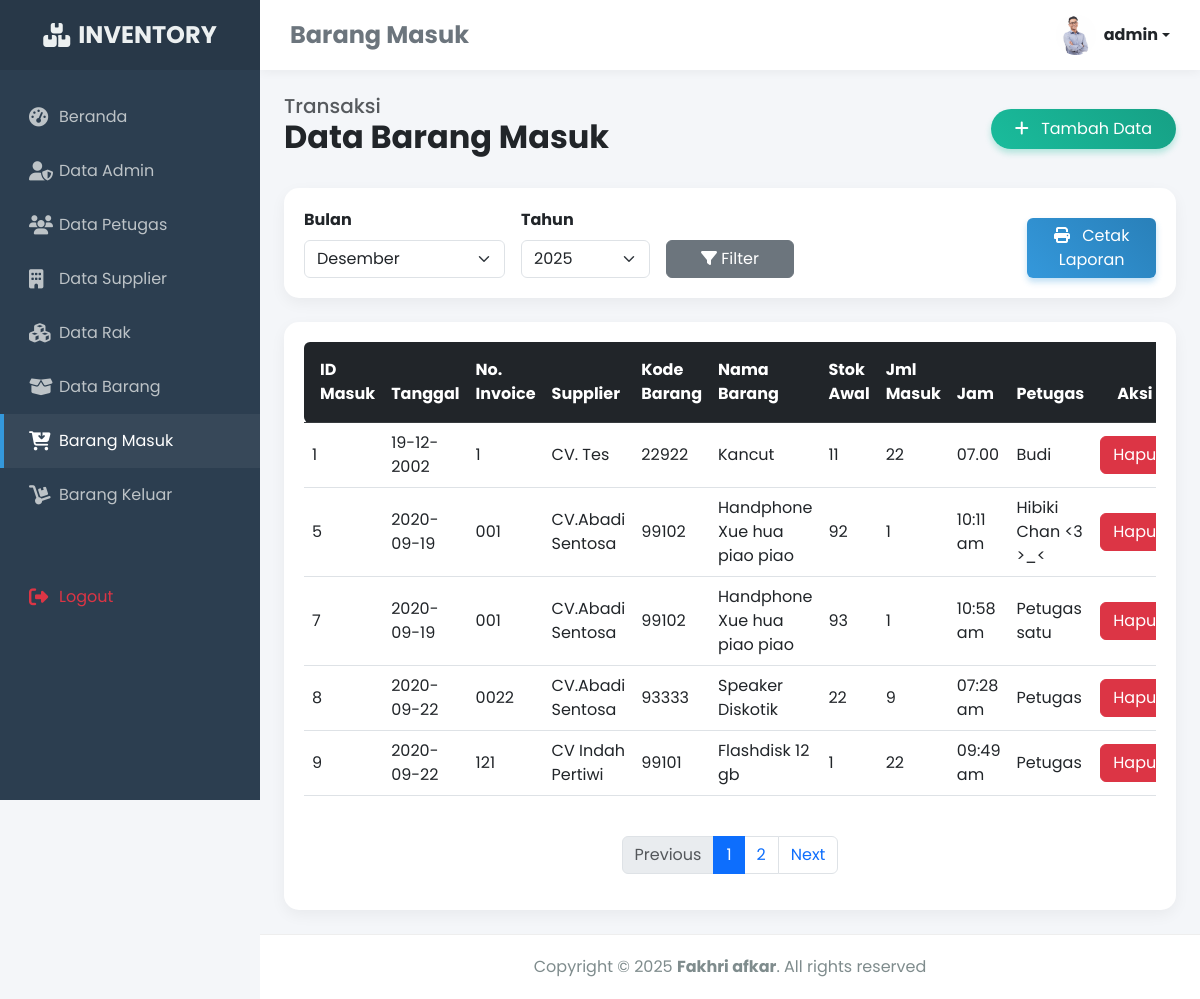
The page /admin/index.php?m=barangMasuk&s=awal (signed in) on the database its author committed.
### tables this page shows
CREATE TABLE `tb_barang_in` (
  `id_brg_in` int(11) NOT NULL,
  `tanggal` varchar(255) NOT NULL,
  `noinv` varchar(11) NOT NULL,
  `supplier` varchar(255) NOT NULL,
  `kode_brg` varchar(11) NOT NULL,
  `nama_brg` varchar(255) NOT NULL,
  `stok` int(11) NOT NULL,
  `jml_masuk` int(11) NOT NULL,
  `jam` varchar(255) NOT NULL,
  `petugas` varchar(255) NOT NULL
);

### admin/modul/barangMasuk/paging.php (the view, shortened to what this page needs)
<head>
</head>
<?php
include '../koneksi.php';
$batas = 5;
$halaman = isset($_GET['halaman']) ? (int)$_GET['halaman'] : 1;
$halaman_awal = ($halaman > 1) ? ($halaman * $batas) - $batas : 0;
$next = $halaman + 1;
$data = mysqli_query($koneksi, "SELECT * FROM tb_barang_in");
$jumlah_data = mysqli_num_rows($data);
$total_halaman = ceil($jumlah_data / $batas);
$data_brg_in = mysqli_query($koneksi, "SELECT * FROM tb_barang_in LIMIT $halaman_awal, $batas");
while ($row = mysqli_fetch_array($data_brg_in)) {
?>
    <tr>
        <td><?php echo $row['id_brg_in']; ?></td>
        <td><?php echo $row['tanggal']; ?></td>
        <td><?php echo $row['noinv']; ?></td>
        <td><?php echo $row['supplier']; ?></td>
        <td><?php echo $row['kode_brg']; ?></td>
        <td><?php echo $row['nama_brg']; ?></td>
        <td><?php echo $row['stok']; ?></td>
        <td><?php echo $row['jml_masuk']; ?></td>
        <td><?php echo $row['jam']; ?></td>
        <td><?php echo $row['petugas']; ?></td>
        <td><a href="index.php?m=barangMasuk&s=hapus&id_brg_in=<?php echo $row['id_brg_in']; ?>" onclick="return confirm('Yakin Akan dihapus?')"><button class="btn btn-danger">Hapus</button></a></td>
    </tr>
<?php } ?>

### admin/modul/barangMasuk/title.php (shortened to what this page needs)
<?php
    include '../koneksi.php';
    $bulan_filter = isset($_GET['bulan']) ? $_GET['bulan'] : date('m');
    $tahun_filter = isset($_GET['tahun']) ? $_GET['tahun'] : date('Y');
?>
<!DOCTYPE html>
<html lang="id">
<head>
    <link href="https://cdn.jsdelivr.net/npm/bootstrap@5.3.0/dist/css/bootstrap.min.css" rel="stylesheet">
    <link href="https://cdnjs.cloudflare.com/ajax/libs/font-awesome/6.4.0/css/all.min.css" rel="stylesheet">
    <link href="https://unpkg.com/aos@2.3.1/dist/aos.css" rel="stylesheet">
</head>
<body>
    <div class="sidebar" id="sidebar">
        <a href="#" class="sidebar-brand"><i class="fas fa-boxes me-2"></i> INVENTORY</a>
        <div class="sidebar-nav">
            <a href="?m=awal.php"><i class="fas fa-tachometer-alt"></i> Beranda</a>
            <a href="?m=admin&s=awal"><i class="fas fa-user-shield"></i> Data Admin</a>
            <a href="?m=petugas&s=awal"><i class="fas fa-users"></i> Data Petugas</a>
            <a href="?m=supplier&s=awal"><i class="fas fa-building"></i> Data Supplier</a>
            <a href="?m=rak&s=awal"><i class="fas fa-cubes"></i> Data Rak</a>
            <a href="?m=barang&s=awal"><i class="fas fa-box-open"></i> Data Barang</a>
            <a href="?m=barangMasuk&s=awal" class="active"><i class="fas fa-cart-arrow-down"></i> Barang Masuk</a>
            <a href="?m=barangKeluar&s=awal"><i class="fas fa-dolly"></i> Barang Keluar</a>
            <a href="logout.php" onclick="return confirm('Yakin ingin logout?')" class="text-danger mt-5"><i class="fas fa-sign-out-alt"></i> Logout</a>
        </div>
    </div>
    <div class="main-content" id="content">
        <nav class="top-navbar">
            <h4 class="mb-0 fw-bold text-secondary">Barang Masuk</h4>
            <?php
                $id = $_SESSION['idinv'];
                $sql = "SELECT * FROM tb_admin WHERE id_admin = '$id'";
                $query = mysqli_query($koneksi, $sql);
                $r = mysqli_fetch_array($query);
            ?>
            <div class="dropdown">
                <a class="d-flex align-items-center text-decoration-none dropdown-toggle text-dark" href="#" role="button" data-bs-toggle="dropdown" aria-expanded="false">
                    <img src="../images/admin/<?php echo $r['foto']; ?>" alt="Admin" class="rounded-circle me-2" style="width: 40px; height: 40px; object-fit: cover;">
                    <span class="fw-bold d-none d-md-inline"><?php echo $r['nama']; ?></span>
                </a>
            </div>
        </nav>
        <div class="container-fluid p-4">
            <div class="d-flex justify-content-between align-items-center mb-4" data-aos="fade-down">
                <div>
                    <h5 class="text-muted mb-0">Transaksi</h5>
                    <h2 class="fw-bold text-dark">Data Barang Masuk</h2>
                </div>
                <button type="button" class="btn btn-add px-4 py-2 rounded-pill" data-bs-toggle="modal" data-bs-target="#exampleModalCenter">
                    <i class="fas fa-plus me-2"></i> Tambah Data
                </button>
            </div>
            <div class="card-custom mb-4" data-aos="fade-up">
                <form action="" method="GET" class="row g-3 align-items-end">
                    <div class="col-md-3">
                        <label class="form-label fw-bold">Bulan</label>
                        <select name="bulan" class="form-select">
                            <?php
                            $bulan_array = [
                                '01' => 'Januari', '02' => 'Februari', '03' => 'Maret', '04' => 'April',
                                '05' => 'Mei', '06' => 'Juni', '07' => 'Juli', '08' => 'Agustus',
                                '09' => 'September', '10' => 'Oktober', '11' => 'November', '12' => 'Desember'
                            ];
                            foreach($bulan_array as $key => $val){
                                $selected = ($key == $bulan_filter) ? 'selected' : '';
                                echo "<option value='$key' $selected>$val</option>";
                            }
                            ?>
                        </select>
                    </div>
                    <div class="col-md-2">
                        <label class="form-label fw-bold">Tahun</label>
                        <select name="tahun" class="form-select">
                            <?php
                            $tahun_sekarang = date('Y');
                            for($i=$tahun_sekarang; $i>=2020; $i--){
                                $selected = ($i == $tahun_filter) ? 'selected' : '';
                                echo "<option value='$i' $selected>$i</option>";
                            }
                            ?>
                        </select>
                    </div>
                    <div class="col-md-2">
                        <button type="submit" class="btn btn-secondary w-100"><i class="fas fa-filter"></i> Filter</button>
                    </div>
                    <div class="col-md-2 ms-auto">
                        <a href="modul/barangMasuk/cetak.php?bulan=<?php echo $bulan_filter; ?>&tahun=<?php echo $tahun_filter; ?>" target="_blank" class="btn btn-print w-100">
                            <i class="fas fa-print me-2"></i> Cetak Laporan
                        </a>
                    </div>
                </form>
            </div>
            <div class="card-custom" data-aos="fade-up">
                <div class="table-responsive">
                    <table class="table table-hover align-middle">
                        <thead class="table-dark">
                            <tr>
                                <th class="py-3 ps-3 rounded-start">ID Masuk</th>
                                <th class="py-3">Tanggal</th>
                                <th class="py-3">No. Invoice</th>
                                <th class="py-3">Supplier</th>
                                <th class="py-3">Kode Barang</th>
                                <th class="py-3">Nama Barang</th>
                                <th class="py-3">Stok Awal</th>
                                <th class="py-3">Jml Masuk</th>
                                <th class="py-3">Jam</th>
                                <th class="py-3">Petugas</th>
                                <th class="py-3 pe-3 rounded-end text-center">Aksi</th>
                            </tr>
                        </thead>
                        <tbody>
                            <?php include 'paging.php'; ?>
                        </tbody>
                    </table>
                </div>
                <nav aria-label="Page navigation" class="mt-4">
                    <ul class="pagination justify-content-center">
                        <li class="page-item <?php if($halaman <= 1){ echo 'disabled'; } ?>">
                            <a class="page-link" <?php if($halaman > 1){ echo "href='?m=barangMasuk&s=awal&halaman=$previous&bulan=$bulan_filter&tahun=$tahun_filter'"; } ?>>Previous</a>
                        </li>
                        <?php for($x=1;$x<=$total_halaman;$x++){ ?>
                            <li class="page-item <?php if($halaman == $x) echo 'active'; ?>">
                                <a class="page-link" href="?m=barangMasuk&s=awal&halaman=<?php echo $x ?>&bulan=<?php echo $bulan_filter; ?>&tahun=<?php echo $tahun_filter; ?>"><?php echo $x; ?></a>
                            </li>
                        <?php } ?>
                        <li class="page-item <?php if($halaman >= $total_halaman) { echo 'disabled'; } ?>">
                            <a class="page-link" <?php if($halaman < $total_halaman) { echo "href='?m=barangMasuk&s=awal&halaman=$next&bulan=$bulan_filter&tahun=$tahun_filter'"; } ?>>Next</a>
                        </li>
                    </ul>
                </nav>
            </div>
        </div>
        <footer>
            <p class="mb-0">Copyright &copy; <script>document.write(new Date().getFullYear());</script> <strong>Fakhri afkar</strong>. All rights reserved</p>
        </footer>
    </div>
</body>
</html>

### admin/modul/barangMasuk/title.php (style rules this page uses)
body { font-family: 'Poppins', sans-serif; background-color: #f4f6f9; overflow-x: hidden; }
.sidebar { min-height: 100vh; width: 260px; background: #2c3e50; color: #fff; position: fixed; transition: all 0.3s; z-index: 100; }
.sidebar-brand { height: 70px; display: flex; align-items: center; justify-content: center; font-size: 24px; font-weight: 700; background: rgba(0,0,0,0.1); color: #ecf0f1; text-decoration: none; }
.sidebar-nav { padding: 20px 0; }
.sidebar-nav a { padding: 15px 25px; display: flex; align-items: center; color: #bdc3c7; text-decoration: none; transition: 0.3s; border-left: 4px solid transparent; }
.sidebar-nav a:hover, .sidebar-nav a.active { color: #fff; background: rgba(255,255,255,0.05); border-left: 4px solid #3498db; }
.sidebar-nav i { width: 30px; font-size: 1.2rem; }
.main-content { margin-left: 260px; transition: all 0.3s; min-height: 100vh; display: flex; flex-direction: column; }
.top-navbar { background: #fff; box-shadow: 0 2px 10px rgba(0,0,0,0.05); height: 70px; padding: 0 30px; display: flex; align-items: center; justify-content: space-between; }
.card-custom { border: none; border-radius: 15px; box-shadow: 0 5px 15px rgba(0,0,0,0.05); background: white; padding: 20px; }
.btn-add { background: linear-gradient(45deg, #1abc9c, #16a085); color: white; border: none; box-shadow: 0 4px 6px rgba(26, 188, 156, 0.3); }
.btn-print { background: linear-gradient(45deg, #3498db, #2980b9); color: white; border: none; box-shadow: 0 4px 6px rgba(52, 152, 219, 0.3); }
footer { background: #fff; padding: 20px; text-align: center; color: #7f8c8d; border-top: 1px solid #eee; margin-top: auto; }

### rows shown on the page
tb_barang_in: id_brg_in "1", tanggal "19-12-2002", noinv "1", supplier "CV. Tes", kode_brg "22922", nama_brg "Kancut", stok "11", jml_masuk "22", jam "07.00", petugas "Budi"
tb_barang_in: id_brg_in "5", tanggal "2020-09-19", noinv "001", supplier "CV.Abadi Sentosa", kode_brg "99102", nama_brg "Handphone Xue hua piao piao", stok "92", jml_masuk "1", jam "10:11 am", petugas "Hibiki Chan <3 >_<"
tb_barang_in: id_brg_in "7", tanggal "2020-09-19", noinv "001", supplier "CV.Abadi Sentosa", kode_brg "99102", nama_brg "Handphone Xue hua piao piao", stok "93", jml_masuk "1", jam "10:58 am", petugas "Petugas satu"
tb_barang_in: id_brg_in "8", tanggal "2020-09-22", noinv "0022", supplier "CV.Abadi Sentosa", kode_brg "93333", nama_brg "Speaker Diskotik", stok "22", jml_masuk "9", jam "07:28 am", petugas "Petugas"
tb_barang_in: id_brg_in "9", tanggal "2020-09-22", noinv "121", supplier "CV Indah Pertiwi", kode_brg "99101", nama_brg "Flashdisk 12 gb", stok "1", jml_masuk "22", jam "09:49 am", petugas "Petugas"

### other values the page prints
$r['nama'] "admin"
form field bulan "Desember"
form field tahun "2025"
